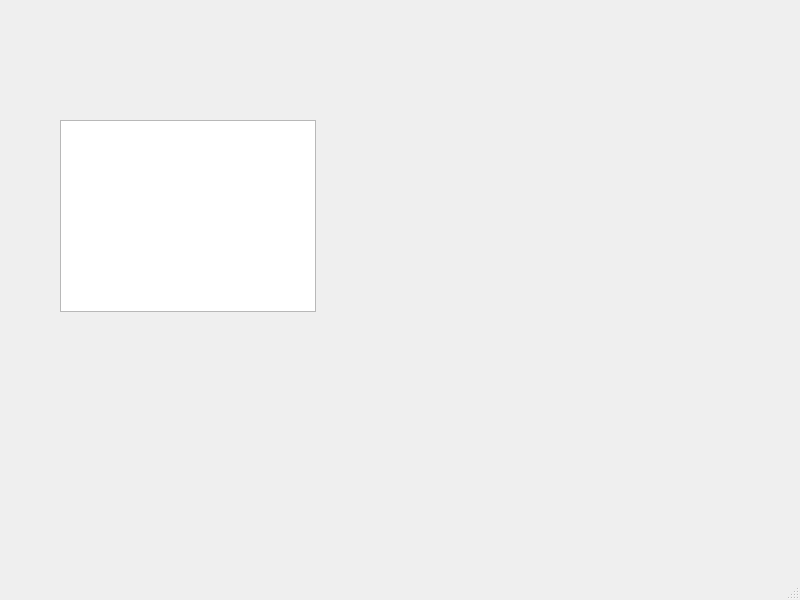
<?xml version="1.0" encoding="UTF-8"?>
<ui version="4.0">
 <class>MainWindow</class>
 <widget class="QMainWindow" name="MainWindow">
  <property name="geometry">
   <rect>
    <x>0</x>
    <y>0</y>
    <width>800</width>
    <height>600</height>
   </rect>
  </property>
  <property name="windowTitle">
   <string>MainWindow</string>
  </property>
  <widget class="QWidget" name="centralwidget">
   <widget class="QListWidget" name="listWidget">
    <property name="geometry">
     <rect>
      <x>60</x>
      <y>120</y>
      <width>256</width>
      <height>192</height>
     </rect>
    </property>
   </widget>
  </widget>
  <widget class="QMenuBar" name="menubar">
   <property name="geometry">
    <rect>
     <x>0</x>
     <y>0</y>
     <width>800</width>
     <height>21</height>
    </rect>
   </property>
  </widget>
  <widget class="QStatusBar" name="statusbar"/>
 </widget>
 <resources/>
 <connections/>
</ui>
